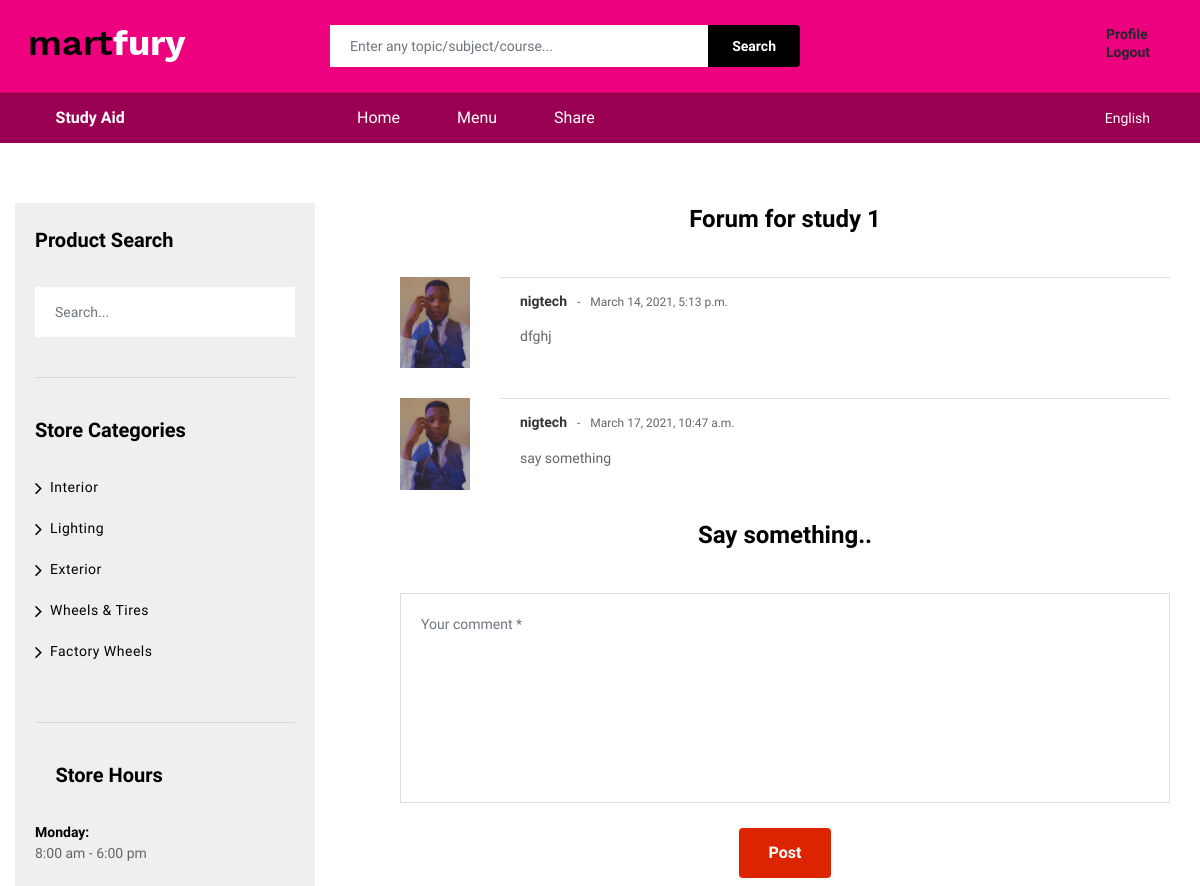
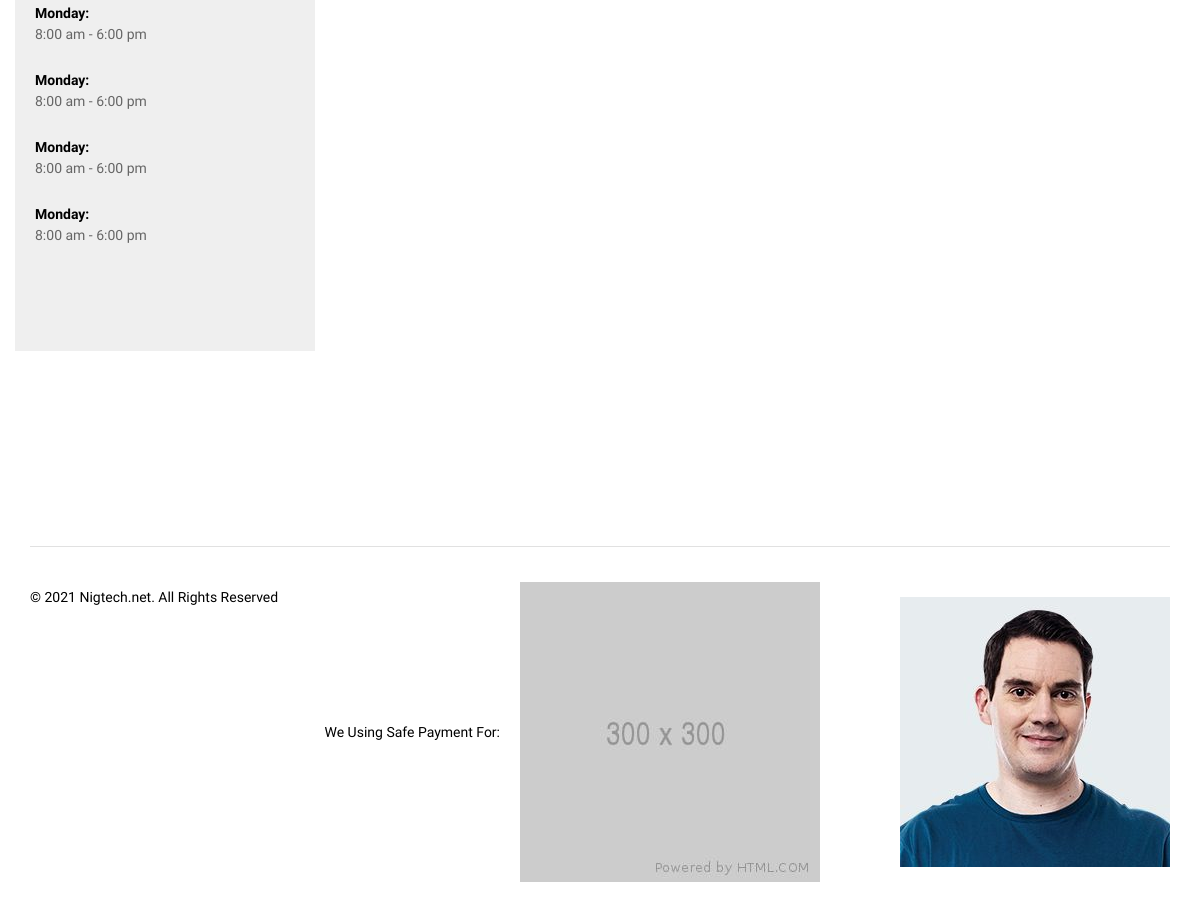
The page /contribute-to-chat/1/ (signed in) on the database its author committed (2 pictures, top to bottom).
### study_resource/models.py (models this page shows, shortened)
class StudyResource(models.Model):
	cover_image = models.FileField(upload_to='cover_image/images/', blank=True)
	title = models.CharField(max_length=500)
	description = models.CharField(max_length=500)
	study_level = models.CharField(max_length=500)
	study_category = models.CharField(max_length=500)
	chats = models.ManyToManyField(Chat, through="StudyResourceChatConnector")
	contents = models.ManyToManyField(Content, through="StudyResourceContentConnector")
	ebooks = models.ManyToManyField(Ebook, through="StudyResourceEbookConnector")
	videos = models.ManyToManyField(Video, through="StudyResourceVideoConnector")
	audios = models.ManyToManyField(Audio, through="StudyResourceAudioConnector")
	images = models.ManyToManyField(Image, through="StudyResourceImageConnector")
	links = models.ManyToManyField(Link, through="StudyResourceLinkConnector")
	creator = models.ForeignKey(AppUser, on_delete=models.CASCADE)
	slug = models.SlugField(unique=True, default="rayslug")
	pub_date = models.DateTimeField(default=timezone.now)

class Chat(models.Model):
	title = models.CharField(max_length=500)
	chat = models.TextField()
	contributor = models.ForeignKey(AppUser, on_delete=models.CASCADE)
	pub_date = models.DateTimeField(default=timezone.now)

### app_user/models.py (models this page shows)
class AppUser(models.Model):
	user = models.OneToOneField(User, on_delete=models.CASCADE)
	image = models.FileField(upload_to='resource/profile_images/', blank=True, default="resource/default.jpeg")
	full_name = models.CharField(max_length=500, default="none")
	phone = models.CharField(max_length=500, default="none")
	email = models.CharField(max_length=500, default="none")
	gender = models.CharField(max_length=500, default="none")
	location = models.CharField(max_length=500, default="none")
	bio = models.TextField(default="none")
	account_type = models.CharField(max_length=500, default="none")
	status = models.BooleanField(default=False)
	pub_date = models.DateTimeField(default=timezone.now)
	def __str__(self):
		return self.user.username

### study_resource/views.py (the view)
# urls.py: path("contribute-to-chat/<int:id>/", views.ContributeChatView, name="contribute_chat"),
def ContributeChatView(request, id):
	if request.user.is_active == True:
		study_resource = StudyResource.objects.get(id=id)
		if request.method == "POST":
			chat = request.POST.get("chat")
			app_user = AppUser.objects.get(user__pk=request.user.id)
			contributor = app_user
			title = study_resource.title
			if chat != "":
				chat = Chat.objects.create(title=title, chat=chat, contributor=contributor)
				chat.save()
				study_resource_chat = StudyResourceChatConnector(study_resource=study_resource, chat=chat)
				study_resource_chat.save()
			study_resource.save()
			return HttpResponseRedirect(reverse("study_resource:contribute_chat", args=(study_resource.id,)))
		else:
			context = {"study_resource": study_resource}
			return render(request, "study_resource/contribute_chat.html", context)
	else:
		return HttpResponseRedirect(reverse("main:sign_up"))

### study_resource/templates/study_resource/contribute_chat.html (shortened to what this page needs)
{% extends 'main/homebase.html' %}
{% load static %}
{% block content %}
<div class="ps-page--single ps-page--vendor">
        <section class="ps-store-list">
            <div class="container">
                <div class="ps-section__wrapper">
                    <div class="ps-section__left">
                        <aside class="widget widget--vendor">
                            <h3 class="widget-title">Product Search</h3>
                            <div class="form-group--icon">
                                <input class="form-control" type="text" placeholder="Search..."><i class="icon-magnifier"></i>
                            </div>
                        </aside>
                        <aside class="widget widget--vendor">
                            <h3 class="widget-title">Store Categories</h3>
                            <ul class="ps-list--arrow">
                                <li><a href="#">Interior</a></li>
                                <li><a href="#">Lighting</a></li>
                                <li class="menu-item-has-children"><a href="#">Exterior</a>
                                </li>
                                <li class="menu-item-has-children"><a href="#">Wheels & Tires</a>
                                </li>
                                <li><a href="#">Factory Wheels</a></li>
                            </ul>
                        </aside>
                        <aside class="widget widget--vendor widget--open-time">
                            <h3 class="widget-title"><i class="icon-clock3"></i> Store Hours</h3>
                            <ul>
                                <li><strong>Monday:</strong><span>8:00 am - 6:00 pm</span></li>
                                <li><strong>Monday:</strong><span>8:00 am - 6:00 pm</span></li>
                                <li><strong>Monday:</strong><span>8:00 am - 6:00 pm</span></li>
                                <li><strong>Monday:</strong><span>8:00 am - 6:00 pm</span></li>
                                <li><strong>Monday:</strong><span>8:00 am - 6:00 pm</span></li>
                            </ul>
                        </aside>
                    </div>
                    <div class="ps-section__right">
                       <div class="ps-post-comments">
                <h3>Forum for {{ study_resource.title }}</h3>
                {% for item in study_resource.chats.all %}
                    <div class="ps-block--comment">
                        <div class="ps-block__thumbnail"><img src="{{ item.contributor.image.url }}" alt=""></div>
                        <div class="ps-block__content">
                            <h5>{{ item.contributor }}<small>{{ item.pub_date }}</small></h5>
                            <p>{{ item.chat }}</p>
                        </div>
                    </div>
                {% endfor %}
                <form class="ps-form--post-comment" method="post">
                    <h3>Say something..</h3>
                    <div class="form-group">
                        <textarea name="chat" class="form-control" rows="8" placeholder="Your comment *" required></textarea>
                    </div>
                    <div class="form-group submit">
                        <button class="ps-btn">Post</button>
                    </div>
                </form>
            </div>
        </div>
    </div>
        </section>
    {% endblock %}

### main/static/main/css/autopart.css (style rules this page uses)
.ps-btn, button.ps-btn { background-color: #dd2400; color: #ffffff; }

### rows shown on the page
StudyResource: title "study 1"
Chat: contributor.image (placeholder picture), contributor "nigtech", pub_date "March 14, 2021, 5:13 p.m.", chat "dfghj"
Chat: contributor.image (placeholder picture), contributor "nigtech", pub_date "March 17, 2021, 10:47 a.m.", chat "say something"
